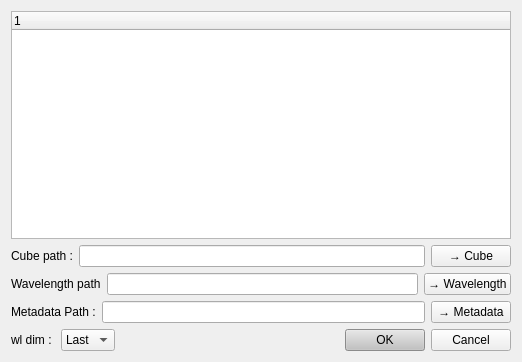
<?xml version="1.0" encoding="UTF-8"?>
<ui version="4.0">
 <class>HDF5BrowserWidget</class>
 <widget class="QWidget" name="HDF5BrowserWidget">
  <property name="geometry">
   <rect>
    <x>0</x>
    <y>0</y>
    <width>522</width>
    <height>362</height>
   </rect>
  </property>
  <property name="windowTitle">
   <string>Navigateur HDF5</string>
  </property>
  <layout class="QVBoxLayout" name="verticalLayout">
   <item>
    <widget class="QTreeWidget" name="treeWidget">
     <property name="headerLabels" stdset="0">
      <stringlist>
       <string>Nom</string>
       <string>Type</string>
       <string>Chemin</string>
      </stringlist>
     </property>
     <column>
      <property name="text">
       <string notr="true">1</string>
      </property>
     </column>
    </widget>
   </item>
   <item>
    <layout class="QHBoxLayout" name="layoutCube">
     <item>
      <widget class="QLabel" name="labelCube">
       <property name="text">
        <string>Cube path :</string>
       </property>
      </widget>
     </item>
     <item>
      <widget class="QLineEdit" name="le_cube">
       <property name="readOnly">
        <bool>true</bool>
       </property>
      </widget>
     </item>
     <item>
      <widget class="QPushButton" name="btn_select_cube">
       <property name="text">
        <string>→ Cube</string>
       </property>
      </widget>
     </item>
    </layout>
   </item>
   <item>
    <layout class="QHBoxLayout" name="layoutWl">
     <item>
      <widget class="QLabel" name="labelWl">
       <property name="text">
        <string>Wavelength path</string>
       </property>
      </widget>
     </item>
     <item>
      <widget class="QLineEdit" name="le_wl">
       <property name="readOnly">
        <bool>true</bool>
       </property>
      </widget>
     </item>
     <item>
      <widget class="QPushButton" name="btn_select_wl">
       <property name="text">
        <string>→ Wavelength</string>
       </property>
      </widget>
     </item>
    </layout>
   </item>
   <item>
    <layout class="QHBoxLayout" name="layoutMeta">
     <item>
      <widget class="QLabel" name="labelMeta">
       <property name="text">
        <string>Metadata Path :</string>
       </property>
      </widget>
     </item>
     <item>
      <widget class="QLineEdit" name="le_meta">
       <property name="readOnly">
        <bool>true</bool>
       </property>
      </widget>
     </item>
     <item>
      <widget class="QPushButton" name="btn_select_meta">
       <property name="text">
        <string>→ Metadata</string>
       </property>
      </widget>
     </item>
    </layout>
   </item>
   <item>
    <layout class="QHBoxLayout" name="layoutButtons">
     <item>
      <widget class="QLabel" name="label_wl_dim">
       <property name="text">
        <string>wl dim : </string>
       </property>
      </widget>
     </item>
     <item>
      <widget class="QComboBox" name="comboBox_channel_wl">
       <item>
        <property name="text">
         <string>Last</string>
        </property>
       </item>
       <item>
        <property name="text">
         <string>First</string>
        </property>
       </item>
      </widget>
     </item>
     <item>
      <spacer name="horizontalSpacer">
       <property name="orientation">
        <enum>Qt::Horizontal</enum>
       </property>
       <property name="sizeHint" stdset="0">
        <size>
         <width>40</width>
         <height>20</height>
        </size>
       </property>
      </spacer>
     </item>
     <item>
      <widget class="QPushButton" name="btn_ok">
       <property name="styleSheet">
        <string notr="true">background-color: rgb(194, 194, 194);</string>
       </property>
       <property name="text">
        <string>OK</string>
       </property>
      </widget>
     </item>
     <item>
      <widget class="QPushButton" name="btn_cancel">
       <property name="text">
        <string>Cancel</string>
       </property>
      </widget>
     </item>
    </layout>
   </item>
  </layout>
 </widget>
 <resources/>
 <connections/>
</ui>
